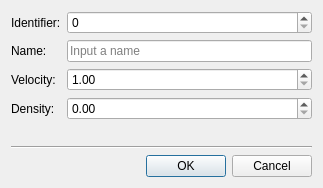
<?xml version="1.0" encoding="UTF-8"?>
<ui version="4.0">
 <class>AddingVelocityWidget</class>
 <widget class="QWidget" name="AddingVelocityWidget">
  <property name="geometry">
   <rect>
    <x>0</x>
    <y>0</y>
    <width>323</width>
    <height>175</height>
   </rect>
  </property>
  <property name="windowTitle">
   <string>Adding new velocity</string>
  </property>
  <property name="styleSheet">
   <string notr="true"/>
  </property>
  <layout class="QVBoxLayout" name="verticalLayout">
   <item>
    <layout class="QGridLayout" name="gridLayout">
     <item row="4" column="0">
      <widget class="QLabel" name="label_4">
       <property name="text">
        <string>Density:</string>
       </property>
      </widget>
     </item>
     <item row="3" column="1">
      <widget class="QDoubleSpinBox" name="velocityDoubleSpinBox">
       <property name="sizePolicy">
        <sizepolicy hsizetype="MinimumExpanding" vsizetype="Fixed">
         <horstretch>0</horstretch>
         <verstretch>0</verstretch>
        </sizepolicy>
       </property>
       <property name="minimum">
        <double>1.000000000000000</double>
       </property>
      </widget>
     </item>
     <item row="1" column="0">
      <widget class="QLabel" name="label_2">
       <property name="text">
        <string>Name:</string>
       </property>
      </widget>
     </item>
     <item row="3" column="0">
      <widget class="QLabel" name="label_3">
       <property name="text">
        <string>Velocity:</string>
       </property>
      </widget>
     </item>
     <item row="4" column="1">
      <widget class="QDoubleSpinBox" name="densityDoubleSpinBox"/>
     </item>
     <item row="0" column="0">
      <widget class="QLabel" name="label">
       <property name="text">
        <string>Identifier:</string>
       </property>
      </widget>
     </item>
     <item row="1" column="1">
      <widget class="QLineEdit" name="nameLineEdit">
       <property name="placeholderText">
        <string>Input a name</string>
       </property>
      </widget>
     </item>
     <item row="0" column="1">
      <widget class="QSpinBox" name="identifierSpinBox">
       <property name="sizePolicy">
        <sizepolicy hsizetype="MinimumExpanding" vsizetype="Fixed">
         <horstretch>0</horstretch>
         <verstretch>0</verstretch>
        </sizepolicy>
       </property>
       <property name="maximum">
        <number>1000000</number>
       </property>
      </widget>
     </item>
    </layout>
   </item>
   <item>
    <widget class="QLabel" name="infoLabel">
     <property name="text">
      <string/>
     </property>
    </widget>
   </item>
   <item>
    <widget class="Line" name="line">
     <property name="orientation">
      <enum>Qt::Horizontal</enum>
     </property>
    </widget>
   </item>
   <item>
    <widget class="QDialogButtonBox" name="buttonBox">
     <property name="standardButtons">
      <set>QDialogButtonBox::Cancel|QDialogButtonBox::Ok</set>
     </property>
    </widget>
   </item>
  </layout>
 </widget>
 <resources/>
 <connections/>
</ui>
